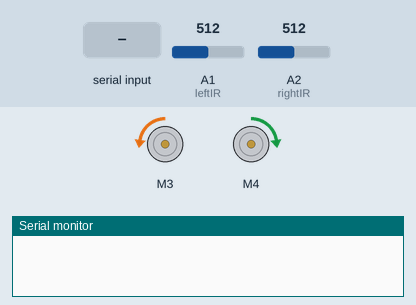
Simulated run of this sketch. Board: Arduino Uno, built with avr-gcc and run on an emulated ATmega328P. On the bench: 2 × DC motor (green arrow = forward, orange = backward, longer = faster), the last lines printed to the serial monitor. Inputs (shaded band) come from the test bench; at power-on: A1 (leftIR) = 512, A2 (rightIR) = 512.

Above: at 1.2 s.
1.3 s: "90,45\n" received over Serial
At 2.3 s:
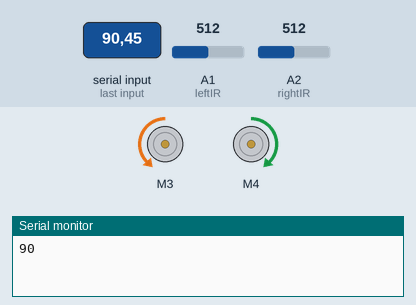
2.8 s: A1 (leftIR) set to 739
4.3 s: A1 (leftIR) set to 759
At 5.0 s:
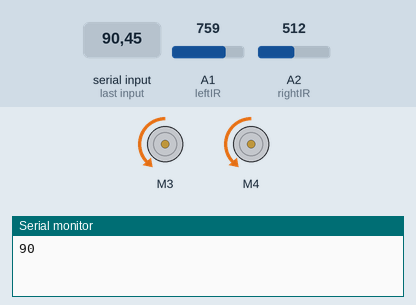
5.8 s: A2 (rightIR) set to 838
7.3 s: A2 (rightIR) set to 868
At 8.5 s:
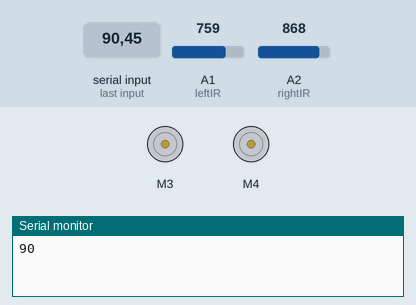
8.8 s: A1 (leftIR) set to 740
At 9.6 s:
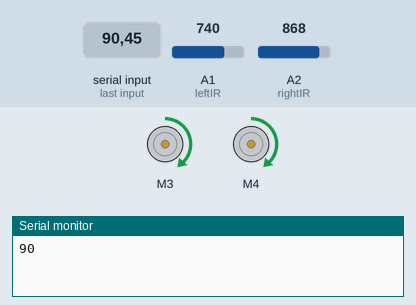
Timing chart, 0 to 11.3 s (numbered marks = the images above; inputs shaded):
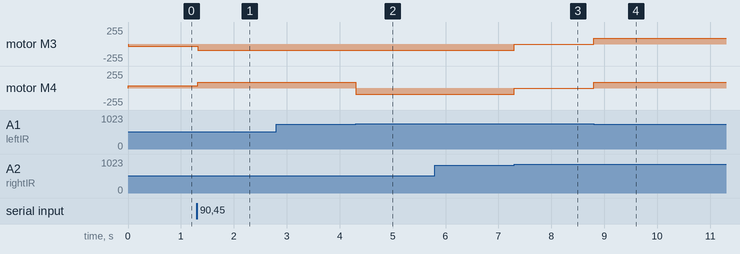

The sketch:

MP3-SerialComMVP.ino
```cpp
#include <Wire.h>
#include <Adafruit_MotorShield.h>

int leftIR = 1;
int rightIR = 2;
int newSpeed;
int leftIRread;
int rightIRread;
int defSpeed = 33;
uint16_t baud = 9600;
char message[4];

Adafruit_MotorShield MS = Adafruit_MotorShield();
Adafruit_DCMotor *LM = MS.getMotor(3);
Adafruit_DCMotor *RM = MS.getMotor(4);

void setup() {
  // put your setup code here, to run once:
  Serial.begin(baud);
  MS.begin();
  LM->setSpeed(defSpeed);
  RM->setSpeed(defSpeed);
}

bool inRead = false;
static unsigned int bytePos = 0;
//int newSpeed = 0;
void loop() {
  // put your main code here, to run repeatedly:
  //Detect serial communication to change speed of the motors
  if(Serial.available()>0){
    String currStr = "";
    delay(20);
    char inByte;
    do{
      inByte = Serial.read();
      if(Serial.available() <= 0){
        newSpeed = currStr.toInt();
        inRead = true;
      }
      else{
        currStr+=inByte;
      }
    }while(!inRead);
    inRead = false;
    Serial.println(newSpeed);
    defSpeed = newSpeed;
    LM->setSpeed(defSpeed);
    RM->setSpeed(defSpeed);
  }

  // Read the IR sensors
  leftIRread = analogRead(leftIR);
  rightIRread = analogRead(rightIR);
  //Serial.print(leftIRread);
  //Serial.print(',');
  //Serial.print(rightIRread);
  //Serial.println();

  // Detect whether IR is over the line
  if(leftIRread > 750){
    leftIRread = HIGH; // Line detected
  }
  else{
    leftIRread = LOW; // Line not detected
  }
  if(rightIRread >850){
    rightIRread = HIGH; // Line detected
  }
  else{
    rightIRread = LOW; // Line not detected
  }
  // Correct based on which IR sensor is on the line
  if(leftIRread == LOW && rightIRread == LOW){
    LM->run(BACKWARD);
    RM->run(FORWARD);
  }
  if(leftIRread == LOW && rightIRread == HIGH){
    LM->run(FORWARD);
    RM->setSpeed(defSpeed);
    RM->run(FORWARD);
    RM->setSpeed(defSpeed);
  }
  if(leftIRread == HIGH && rightIRread == LOW){
    LM->run(BACKWARD);
    LM->setSpeed(defSpeed);
    RM->run(BACKWARD);
    LM->setSpeed(defSpeed);
  }
  // Stop because you've finished
  if(leftIRread == HIGH && rightIRread == HIGH){
    LM->run(RELEASE);
    RM->run(RELEASE);
  }
}
```

Measured:
- the behaviour switches between 750 and 751 on A1 (leftIR) (found by bisection; images 1 and 2)
- the behaviour switches between 850 and 851 on A2 (rightIR) (found by bisection; images 2 and 3)
- after the input at 1.3 s, motor M3: backward 33/255 → backward 90/255 at once; motor M4: forward 33/255 → forward 90/255 at once
- after the input at 2.8 s, every drawn part: stays the same
- after the input at 4.3 s, motor M4: forward 90/255 → backward 90/255 at once
- after the input at 5.8 s, every drawn part: stays the same
- after the input at 7.3 s, motor M3, motor M4: backward 90/255 → stopped at once
- after the input at 8.8 s, motor M3, motor M4: stopped → forward 90/255 at once
